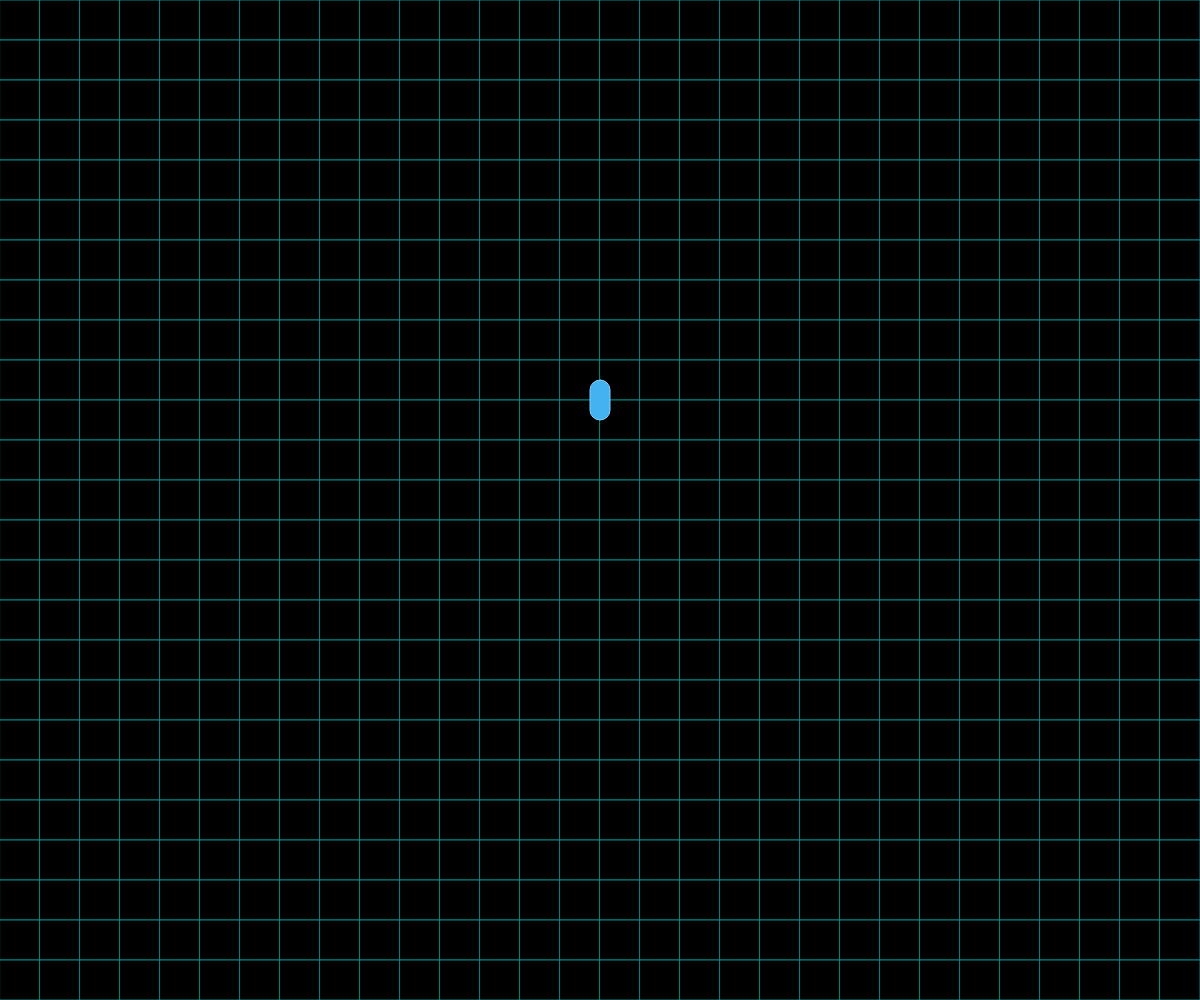
Frame 1 (no input)
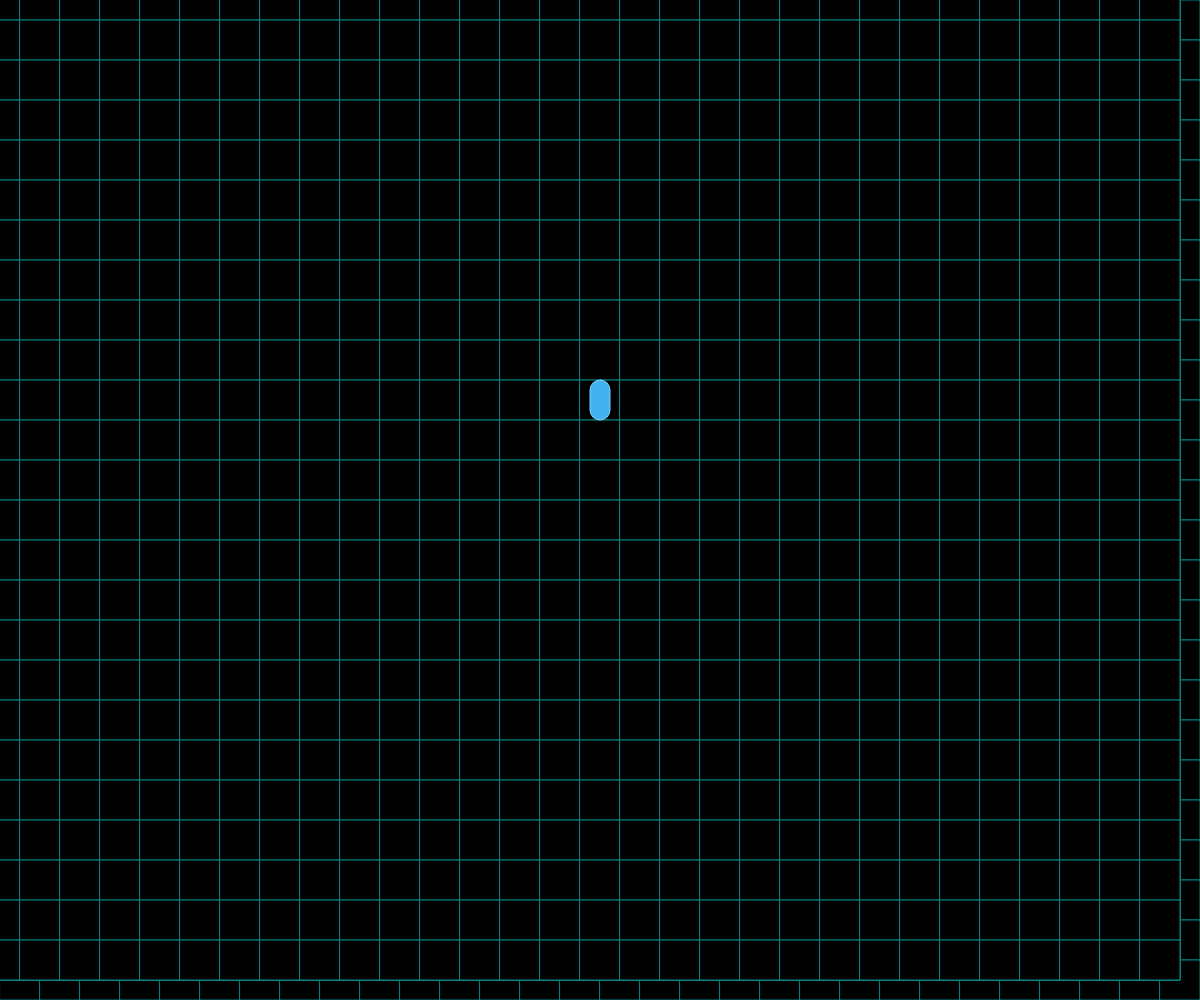
Frame 60 (no input)
Frame 120 (the mouse pressed at the canvas centre since frame 60): identical to frame 60, image omitted

The p5.js sketch that drew these frames (run headless with seeded random() and noise() and a simulated clock; from frame 60 on, the mouse is pressed at the canvas centre):

// p5.js sketch
// ── sketch.js
// Possible Tron Game
// Macayla Buckmaster
// March 19, 2023

let x;
let y;
let positionGood = [x, y];
let positionBad = [x, y];
let direction;
let distanceX;
let distanceY;

function setup() {
  createCanvas(windowWidth, windowHeight);
  makeGrid();
  
  x = windowWidth/2;
  y = windowHeight/2;
  ranNum = Math.round(random(500));
}

function draw() {
  makeGrid();
  lightcycleGood();
  lightcycleBad();
  checkDistance();
}

function makeGrid(){
  for (let x = 0; x < windowWidth; x += 40){
    for (let y = 0; y < windowHeight; y += 40){
      stroke(0, 134, 134);
      fill(0);
      rect(x, y, 40);
    }
  }
}

//Good lightcycle controlled by user
function lightcycleGood(){

  let cycleGood = {
    x: windowWidth * 2,
    y: windowHeight * 2 - 100,
    width: 20,
    height: 40,
  };
  
  rectMode(CENTER);
  stroke(131, 210, 255);
  fill(68, 177, 240);

  if (keyIsDown(UP_ARROW)){
    cycleGood.y -= 5;
    positionGood[1] = y;
    cycleGood.width = 20;
    cycleGood.height = 40;
  }
  else if (keyIsDown(RIGHT_ARROW)){
    cycleGood.x += 5;
    positionGood[0] = x;
    cycleGood.width = 40;
    cycleGood.height = 20;
  }
  else if (keyIsDown(LEFT_ARROW)){
    cycleGood.x -= 5;
    positionGood[0] = x;
    cycleGood.width = 40;
    cycleGood.height = 20;
  }
  else if (keyIsDown(DOWN_ARROW)){
    cycleGood.y += 5; 
    positionGood[1] = y;
    cycleGood.width = 20;
    cycleGood.height = 40;
  }
  rect(x, y - 100, cycleGood.width, cycleGood.height, 10);
  //rect(cycleGood.x, cycleGood.y, cycleGood.width, cycleGood.height, 10);
}

//Bad lightcycle controlled by computer
function lightcycleBad(){

  let cycleBad = {
    x: windowWidth * 2,
    y: windowHeight * 2 + 100,
    width: 20,
    height: 40,
  };

  rectMode(CENTER);
  stroke(255, 155, 75);
  fill(190, 125, 40);

  //randomizing the direction of the orange rect
  for (let i = 0; i < windowWidth; i++){
    if(millis() % 2000 === 0){
      if (i % 2 === 0){
        direction = "up";
      }
      else if (i % 2 != 0){
        direction = "down";
      }
      else if (i % 3 === 0){
        direction = "left";
      }
      else if (i % 3 != 0){
        direction = "right";
      }
    }
    return direction;
  }

  //turning the direction of the orange rect
  if (direction === "up"){
    y -= 5
    positionBad[1] = y;
    cycleBad.width = 20;
    cycleBad.height = 40;
  }
  if (direction === "down"){
    y += 5
    positionBad[1] = y;
    cycleBad.width = 20;
    cycleBad.height = 40;
  }
  if (direction === "left"){
    x -= 5
    positionBad[0] = x;
    cycleBad.width = 40;
    cycleBad.height = 20;
  }
  if (direction === "right"){
    x += 5
    positionBad[0] = x;
    cycleBad.width = 40;
    cycleBad.height = 20;
  }

  rect(x, y + 100, cycleBad.width, cycleBad.height, 10);
  //rect(cycleBad.x, cycleBad.y, cycleBad.width, cycleBad.height, 10);
}

//check the distance between the two lightcycles to see if they've crashed
function checkDistance(){
  if (positionGood[0] <= positionBad[0]){
    distanceX = (positionBad[0] - positionGood[0]);
  }
  else if (positionGood[0] >= positionBad[0]){
    distanceX = (positionGood[0] - positionbad[0]);
  }

  if (positionGood[1] <= positionBad[1]){
    distanceY = (positionBad[1] - positionGood[1]);
  }
  else if (positionGood[1] >= positionBad[1]){
    distanceY = (positionGood[1] - positionbad[1]);
  }

  if ((distanceX <= 20) || (distanceY <= 20)){
    fill("red");
    rect(x, y, (windowWidth - windowWidth/4), (windowHeight - windowHeight/4));
    textSize(50);
    text("GAME OVER", x, y);
  }
}
